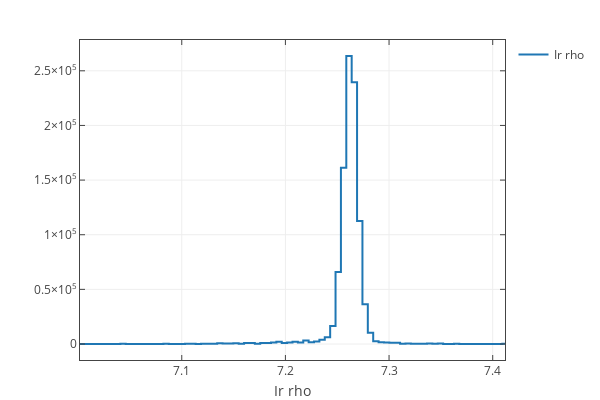

Source (notebook cell):
### Code cell
data = [go.Scatter(name=model_pars[5], x=bins, y=hist, line=dict(shape='hvh'))]

x_layout = dict(title=model_pars[5], zeroline=False, exponentformat="power",
                showexponent="all", showgrid=True,
                showline=True, mirror="all", ticks="inside")

y_layout = dict(title='', zeroline=False, exponentformat="power",
                showexponent="all", showgrid=True,
                showline=True, mirror="all", ticks="inside")


layout = go.Layout(
    showlegend=True,
    autosize=True,
    width=600,
    height=400,
    margin=dict(t=40, b=40, l=80, r=40),
    hovermode='closest',
    bargap=0,
    xaxis=x_layout,
    yaxis=y_layout
)

fig = go.Figure(data=data, layout=layout)
py.iplot(fig, show_link=False)

### Figure 1 — Plotly figure (JSON) as saved in the notebook; plotly's stock layout.template omitted (floating-point values rounded to 4 significant figures)
{"data": [{"line": {"shape": "hvh"}, "name": "Ir rho", "type": "scatter", "uid": "c31dfe60-354a-4238-9086-dd14478c2e0f", "x": [7.002, 7.007, 7.012, 7.017, 7.023, 7.028, 7.033, 7.038, 7.043, 7.049, 7.054, 7.059, 7.064, 7.069, 7.074, 7.08, 7.085, 7.09, 7.095, 7.1, 7.106, 7.111, 7.116, 7.121, 7.126, 7.132, 7.137, 7.142, 7.147, 7.152, 7.158, 7.163, 7.168, 7.173, 7.178, 7.183, 7.189, 7.194, 7.199, 7.204, 7.209, 7.215, 7.22, 7.225, 7.23, 7.235, 7.241, 7.246, 7.251, 7.256, 7.261, 7.267, 7.272, 7.277, 7.282, 7.287, 7.292, 7.298, 7.303, 7.308, 7.313, 7.318, 7.324, 7.329, 7.334, 7.339, 7.344, 7.35, 7.355, 7.36, 7.365, 7.37, 7.376, 7.381, 7.386, 7.391, 7.396, 7.401, 7.407, 7.412, 7.417], "y": [8, 0, 49, 0, 0, 0, 0, 0, 133, 0, 85, 0, 83, 97, 0, 54, 192, 4, 29, 65, 123, 182, 33, 177, 207, 342, 697, 479, 404, 785, 127, 826, 857, 294, 978, 812, 1366, 1962, 846, 1402, 2034, 1274, 3173, 1623, 2292, 3976, 6134, 16483, 65868, 161342, 263557, 239430, 112454, 36489, 10216, 2532, 1514, 1359, 1198, 1154, 259, 561, 249, 190, 283, 350, 284, 364, 0, 37, 321, 0, 87, 68, 0, 0, 0, 5, 0, 187]}], "layout": {"autosize": true, "bargap": 0, "height": 400, "hovermode": "closest", "margin": {"b": 40, "l": 80, "r": 40, "t": 40}, "showlegend": true, "width": 600, "xaxis": {"exponentformat": "power", "mirror": "all", "showexponent": "all", "showgrid": true, "showline": true, "ticks": "inside", "title": "Ir rho", "zeroline": false}, "yaxis": {"exponentformat": "power", "mirror": "all", "showexponent": "all", "showgrid": true, "showline": true, "ticks": "inside", "title": "", "zeroline": false}}}
